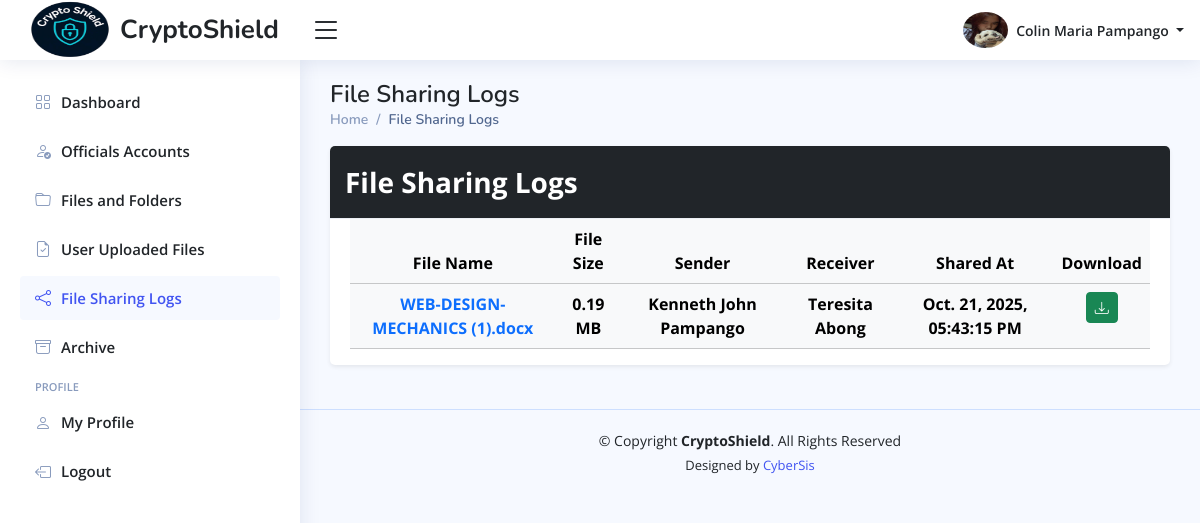
The app's page /admin/home.php?page=file-sharing-logs (signed in) with its own data.
### tables this page shows
CREATE TABLE `admin_info_tbl` (
  `admin_id` int(11) NOT NULL,
  `profile_picture` varchar(255) DEFAULT NULL,
  `date_of_birth` date DEFAULT NULL,
  `gender` enum('Male','Female','Others') DEFAULT 'Others',
  `phone_number` varchar(100) NOT NULL,
  `full_address` varchar(255) NOT NULL,
  `updated_at` timestamp NOT NULL DEFAULT current_timestamp() ON UPDATE current_timestamp()
);

CREATE TABLE `admin_accounts_tbl` (
  `admin_id` int(11) NOT NULL,
  `first_name` varchar(100) NOT NULL,
  `middle_name` varchar(100) DEFAULT NULL,
  `last_name` varchar(100) NOT NULL,
  `email_address` varchar(150) NOT NULL,
  `admin_password` varchar(255) NOT NULL,
  `role` varchar(100) DEFAULT 'Administrator',
  `reset_password_token` varchar(255) DEFAULT NULL,
  `password_token_expiry` datetime DEFAULT NULL,
  `created_at` timestamp NOT NULL DEFAULT current_timestamp(),
  `updated_at` timestamp NOT NULL DEFAULT current_timestamp() ON UPDATE current_timestamp()
);

CREATE TABLE `file_sharing_tbl` (
  `share_id` int(11) NOT NULL,
  `file_id` int(11) NOT NULL,
  `sender` int(11) DEFAULT NULL,
  `receiver` int(11) DEFAULT NULL,
  `shared_at` timestamp NOT NULL DEFAULT current_timestamp()
);

CREATE TABLE `officials_files_tbl` (
  `file_id` int(11) NOT NULL,
  `folder_id` int(11) DEFAULT NULL,
  `file_name` varchar(255) NOT NULL,
  `stored_file_name` varchar(255) NOT NULL,
  `processed_file_name` varchar(255) NOT NULL,
  `file_size` decimal(11,2) NOT NULL,
  `brgy_captain_download` enum('Yes','No') DEFAULT 'Yes',
  `brgy_secretary_download` enum('Yes','No') DEFAULT 'No',
  `brgy_treasurer_download` enum('Yes','No') DEFAULT 'No',
  `brgy_kagawad_download` enum('Yes','No') DEFAULT 'No',
  `sk_chairman_download` enum('Yes','No') DEFAULT 'Yes',
  `sk_kagawad_download` enum('Yes','No') DEFAULT 'No',
  `is_archive` enum('Yes','No') DEFAULT 'No',
  `uploaded_at` timestamp NOT NULL DEFAULT current_timestamp(),
  `modified_at` timestamp NOT NULL DEFAULT current_timestamp() ON UPDATE current_timestamp(),
  `uploaded_by` int(11) DEFAULT NULL
);

### config/format-time.php (called while the page is built, shortened)
<?php
    function format_timestamp($timestamp) {
        $formatted_timestamp = date("M. d, Y, h:i:s A", strtotime($timestamp));
        return $formatted_timestamp;
    }
?>

### admin/pages/file-sharing-logs.php (the view)
<main class="main" id="main">
  <?php
    include_once "includes/pagetitle.php";
  ?>
  <section class="section">
    <div class="row">
      <div class="col-12">
        <div class="card shadow-sm mb-4">
          <div class="card-header bg-dark text-white fw-bold fs-3 d-flex justify-content-between">
            File Sharing Logs
          </div>
          <div class="card-body pb-0">
            <table class="table table-light table-hover datatable table-responsive">
              <thead>
                <tr>
                  <th scope="col" class="text-center"> File Name </th>
                  <th scope="col" class="text-center"> File Size </th>
                  <th scope="col" class="fixed-column text-center"> Sender </th>
                  <th scope="col" class="fixed-column text-center"> Receiver </th>
                  <th scope="col" class="fixed-column text-center"> Shared At </th>
                  <th scope="col" class="text-center"> Download </th>
                </tr>
              </thead>
              <tbody>
                <?php
                    $fetch_file_sharing_logs = $conn->prepare("SELECT
                                                            fst.*,
                                                            ofl.file_name,
                                                            ofl.file_size,
                                                            ofl.stored_file_name,
                                                            CONCAT(sender.first_name, ' ', sender.last_name) AS 'sender',
                                                            CONCAT(receiver.first_name, ' ', receiver.last_name) AS 'receiver'
                                                        FROM file_sharing_tbl fst
                                                        LEFT JOIN officials_files_tbl ofl
                                                        ON fst.file_id = ofl.file_id
                                                        LEFT JOIN officials_accounts_tbl sender
                                                        ON fst.sender = sender.official_id
                                                        LEFT JOIN officials_accounts_tbl receiver
                                                        ON fst.receiver = receiver.official_id
                                                        ORDER BY fst.shared_at DESC
                                                        ");
                    $fetch_file_sharing_logs->execute();
                    while ($log_data = $fetch_file_sharing_logs->fetch()) {
                ?>
                    <tr class="text-center">
                        <td class="fw-bold text-primary fixed-column">
                            <?php echo htmlspecialchars($log_data["file_name"]); ?>
                        </td>
                        <td class="fw-bold">
                            <?php echo htmlspecialchars($log_data["file_size"] . " MB"); ?>
                        </td>
                        <td class="fw-bold">
                            <?php echo htmlspecialchars($log_data["sender"]); ?>
                        </td>
                        <td class="fw-bold">
                            <?php echo htmlspecialchars($log_data["receiver"]); ?>
                        </td>
                        <td class="fw-bold">
                            <?php echo htmlspecialchars(format_timestamp($log_data["shared_at"])); ?>
                        </td>
                        <td>
                            <a href="../uploads/user-files/<?php echo htmlspecialchars($log_data["stored_file_name"]); ?>"
                               download="<?php echo htmlspecialchars($log_data["file_name"]); ?>" title="Download: <?php echo htmlspecialchars($log_data["file_name"]); ?>"
                               class="btn btn-sm btn-success text-white">
                                <i class="bi bi-download"></i>
                            </a>
                        </td>
                    </tr>
                <?php
                }
                ?>
              </tbody>
            </table>
          </div>
        </div>
      </div>
    </div>
  </section>
</main>

### admin/includes/header.php (shortened to what this page needs)
<header id="header" class="header fixed-top d-flex align-items-center">
    <div class="d-flex align-items-center justify-content-between">
        <a href="home.php?page=dashboard" class="logo d-flex align-items-center">
            <img src="../assets/imgs/logo.png" alt="Logo" width="100">
            <span class="d-none d-lg-block"> CryptoShield </span>
        </a>
        <i class="bi bi-list toggle-sidebar-btn"></i>
    </div>
    <nav class="header-nav ms-auto">
        <ul class="d-flex align-items-center">
            <li class="nav-item dropdown pe-3">
                <a class="nav-link nav-profile d-flex align-items-center pe-0" href="#" data-bs-toggle="dropdown">
                    <img src="<?php echo htmlspecialchars($image_path . $profile_picture); ?>" alt="Profile Image" class="rounded-circle" width="45" height="45">
                    <span class="d-none d-md-block dropdown-toggle ps-2">
                        <?php echo htmlspecialchars($first_name . " " . $last_name); ?>
                    </span>
                </a>
            </li>
        </ul>
    </nav>
</header>

### assets/main/css/main-style.css (style rules this page uses)
:root { scroll-behavior: smooth; }
body { font-family: "Open Sans", sans-serif; background: #f6f9ff; color: #444444; }
a { color: #4154f1; text-decoration: none; }
#main { margin-top: 60px; padding: 20px 30px; transition: all 0.3s; }
.card { margin-bottom: 30px; border: none; border-radius: 5px; box-shadow: 0px 0 30px rgba(1, 41, 112, 0.1); }
.card-header, .card-footer { border-color: #ebeef4; background-color: #fff; color: #798eb3; padding: 15px; }
.card-body { padding: 0 20px 20px 20px; }
.logo { line-height: 1; }
@media (min-width: 1200px) { .logo { width: 280px; } }
.logo span { font-size: 26px; font-weight: 700; color: #212529; font-family: "Nunito", sans-serif; }
.header { transition: all 0.5s; z-index: 997; height: 60px; box-shadow: 0px 2px 20px rgba(1, 41, 112, 0.1); background-color: #fff; padding-left: 20px; }
.header .toggle-sidebar-btn { font-size: 32px; padding-left: 10px; cursor: pointer; color: #212529; }
.header-nav ul { list-style: none; }
.header-nav>ul { margin: 0; padding: 0; }
.header-nav .nav-profile { color: #212529; }
.header-nav .nav-profile img { max-height: 36px; }
.header-nav .nav-profile span { font-size: 14px; font-weight: 600; }
@media (min-width: 1200px) { #main, #footer { margin-left: 300px; } }

### admin/home.php (style rules this page uses)
.logo img { max-height: 70px; }
.fixed-column { max-width: 300px; word-wrap: break-word; white-space: normal; }

### records on screen
admin_info_tbl: profile_picture (picture), admin_id.last_name "Colin Maria Pampango"
file_sharing_tbl: file.file_name "WEB-DESIGN-MECHANICS (1).docx", file.file_size "0.19 MB", sender "Kenneth John Pampango", receiver "Teresita Abong", shared_at "Oct. 21, 2025, 05:43:15 PM"

### other values on screen
$page_titles[$page_name] "File Sharing Logs"
